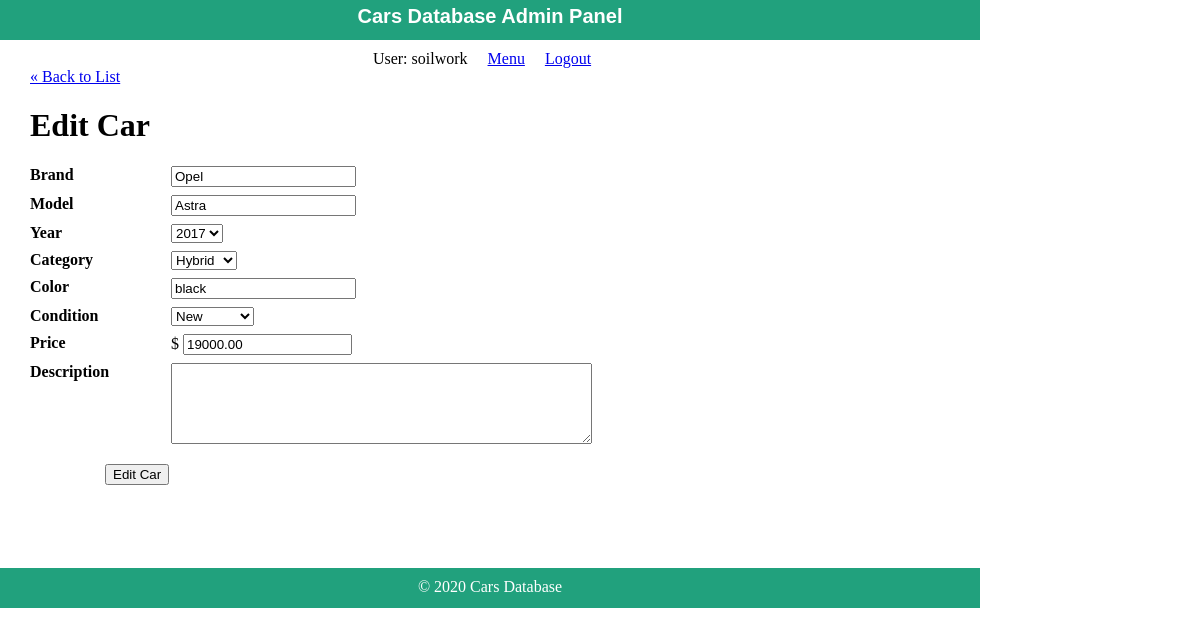
/staff/cars/edit.php?id=1 (signed in), run on the app's committed database.
### tables this page shows
CREATE TABLE `cars` (
  `id` int(11) NOT NULL,
  `brand` varchar(255) NOT NULL,
  `model` varchar(255) NOT NULL,
  `year` int(4) NOT NULL,
  `category` varchar(255) NOT NULL,
  `color` varchar(255) NOT NULL,
  `price` decimal(9,2) NOT NULL,
  `condition_id` tinyint(3) NOT NULL,
  `description` text NOT NULL
);

### private/classes/databaseobject.class.php (called while the page is built, shortened)
<?php
class DatabaseObject {
  static protected $database;
  static protected $table_name = "";
  static public function set_database($database) {
    self::$database = $database;
  }
  static public function find_by_sql($sql) {
    $result = self::$database->query($sql);
    $object_array = [];
    while($record = $result->fetch_assoc()) {
      $object_array[] = static::instantiate($record);
    }
    return $object_array;
  }
  static public function find_by_id($id) {
    $sql = "SELECT * FROM " . static::$table_name . " ";
    $sql .= "WHERE id='" . self::$database->escape_string($id) . "'";
    $obj_array = static::find_by_sql($sql);
    if(!empty($obj_array)) {
      return array_shift($obj_array);
    } else {
      return false;
    }
  }
  static protected function instantiate($record) {
    $object = new static;
    foreach($record as $property => $value) {
      if(property_exists($object, $property)) {
        $object->$property = $value;
      }
    }
    return $object;
  }
}
?>

### private/functions.php (called while the page is built, shortened)
<?php
function h($string="") {
  return htmlspecialchars($string);
}
?>

### public/staff/cars/form_fields.php (the view, shortened to what this page needs)
<dl>
  <dt>Brand</dt>
  <dd><input type="text" name="car[brand]" value="<?php echo h($car->brand); ?>" /></dd>
</dl>
<dl>
  <dt>Model</dt>
  <dd><input type="text" name="car[model]" value="<?php echo h($car->model); ?>" /></dd>
</dl>
<dl>
  <dt>Year</dt>
  <dd>
    <select name="car[year]">
    <?php $this_year = idate('Y') ?>
    <?php for($year=$this_year-20; $year <= $this_year; $year++) { ?>
      <option value="<?php echo $year; ?>" <?php if($car->year == $year) { echo 'selected'; } ?>><?php echo $year; ?></option>
    <?php } ?>
    </select>
  </dd>
</dl>
<dl>
  <dt>Category</dt>
  <dd>
    <select name="car[category]">
    <?php foreach(Cars::CATEGORIES as $category) { ?>
      <option value="<?php echo $category; ?>" <?php if($car->category == $category) { echo 'selected'; } ?>><?php echo $category; ?></option>
    <?php } ?>
    </select>
  </dd>
</dl>
<dl>
  <dt>Color</dt>
  <dd><input type="text" name="car[color]" value="<?php echo h($car->color); ?>" /></dd>
</dl>
<dl>
  <dt>Condition</dt>
  <dd>
    <select name="car[condition_id]">
    <?php foreach(Cars::CONDITION_OPTIONS as $cond_id => $cond_name) { ?>
      <option value="<?php echo $cond_id; ?>" <?php if($car->condition_id == $cond_id) { echo 'selected'; } ?>><?php echo $cond_name; ?></option>
    <?php } ?>
    </select>
  </dd>
</dl>
<dl>
  <dt>Price</dt>
  <dd>$ <input type="text" name="car[price]" size="18" value="<?php echo h($car->price); ?>" /></dd>
</dl>
<dl>
  <dt>Description</dt>
  <dd><textarea name="car[description]" rows="5" cols="50"><?php echo h($car->description); ?></textarea></dd>
</dl>

### public/stylesheets/staff.css (style rules this page uses)
html { height: 100%; width: 100%; }
body { height: 980px; width: 100%; margin: 0; padding: 0; }
dl { clear: both; overflow: hidden; margin: 0.5em 0; }
dt { float: left; font-weight: bold; width: 125px; }
dd { float: left; margin-left: 1em; }

### data on the page
cars: brand "Opel", model "Astra", year "2017", category "Hybrid", color "black", condition "New", price "19000.00"

### other printed values
$session->username "soilwork"
